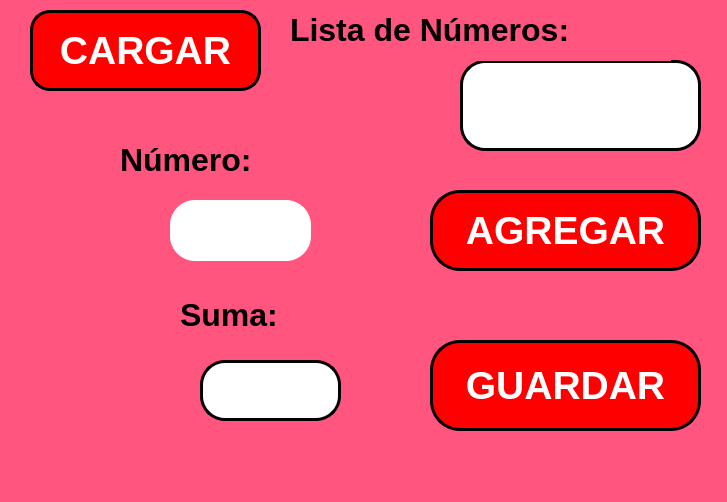
<?xml version="1.0" encoding="UTF-8"?>
<ui version="4.0">
 <class>MainWindow</class>
 <widget class="QMainWindow" name="MainWindow">
  <property name="geometry">
   <rect>
    <x>0</x>
    <y>0</y>
    <width>727</width>
    <height>502</height>
   </rect>
  </property>
  <property name="windowTitle">
   <string>MainWindow</string>
  </property>
  <property name="styleSheet">
   <string notr="true">background-color: rgb(255, 85, 127);</string>
  </property>
  <widget class="QWidget" name="centralwidget">
   <widget class="QPushButton" name="btn_agregar">
    <property name="geometry">
     <rect>
      <x>430</x>
      <y>190</y>
      <width>271</width>
      <height>81</height>
     </rect>
    </property>
    <property name="font">
     <font>
      <pointsize>29</pointsize>
      <weight>75</weight>
      <bold>true</bold>
     </font>
    </property>
    <property name="styleSheet">
     <string notr="true">background-color: rgb(255, 0, 0);
color: rgb(255, 255, 255);
border-radius: 30px;
border: 3px solid black;

</string>
    </property>
    <property name="text">
     <string>AGREGAR</string>
    </property>
   </widget>
   <widget class="QLineEdit" name="txt_numero">
    <property name="geometry">
     <rect>
      <x>170</x>
      <y>200</y>
      <width>141</width>
      <height>61</height>
     </rect>
    </property>
    <property name="font">
     <font>
      <pointsize>40</pointsize>
      <weight>75</weight>
      <bold>true</bold>
     </font>
    </property>
    <property name="styleSheet">
     <string notr="true">background-color: rgb(255, 255, 255);
border-radius:25px;
</string>
    </property>
    <property name="text">
     <string/>
    </property>
    <property name="alignment">
     <set>Qt::AlignCenter</set>
    </property>
   </widget>
   <widget class="QLabel" name="label">
    <property name="geometry">
     <rect>
      <x>120</x>
      <y>130</y>
      <width>191</width>
      <height>61</height>
     </rect>
    </property>
    <property name="text">
     <string>&lt;html&gt;&lt;head/&gt;&lt;body&gt;&lt;p&gt;&lt;span style=&quot; font-size:24pt; font-weight:700;&quot;&gt;Número:&lt;/span&gt;&lt;/p&gt;&lt;/body&gt;&lt;/html&gt;</string>
    </property>
   </widget>
   <widget class="QLabel" name="label_3">
    <property name="geometry">
     <rect>
      <x>180</x>
      <y>290</y>
      <width>151</width>
      <height>51</height>
     </rect>
    </property>
    <property name="text">
     <string>&lt;html&gt;&lt;head/&gt;&lt;body&gt;&lt;p&gt;&lt;span style=&quot; font-size:24pt; font-weight:700;&quot;&gt;Suma:&lt;/span&gt;&lt;/p&gt;&lt;/body&gt;&lt;/html&gt;</string>
    </property>
   </widget>
   <widget class="QLineEdit" name="txt_suma">
    <property name="geometry">
     <rect>
      <x>200</x>
      <y>360</y>
      <width>141</width>
      <height>61</height>
     </rect>
    </property>
    <property name="font">
     <font>
      <pointsize>40</pointsize>
      <weight>75</weight>
      <bold>true</bold>
     </font>
    </property>
    <property name="styleSheet">
     <string notr="true">background-color: rgb(255, 255, 255);
border-radius:25px;
border: 3px solid black;
</string>
    </property>
    <property name="text">
     <string/>
    </property>
    <property name="alignment">
     <set>Qt::AlignCenter</set>
    </property>
   </widget>
   <widget class="QPushButton" name="btn_guardar">
    <property name="geometry">
     <rect>
      <x>430</x>
      <y>340</y>
      <width>271</width>
      <height>91</height>
     </rect>
    </property>
    <property name="font">
     <font>
      <pointsize>29</pointsize>
      <weight>75</weight>
      <bold>true</bold>
     </font>
    </property>
    <property name="styleSheet">
     <string notr="true">background-color: rgb(255, 0, 0);
color: rgb(255, 255, 255);
border-radius: 30px;
border: 3px solid black;

</string>
    </property>
    <property name="text">
     <string>GUARDAR</string>
    </property>
   </widget>
   <widget class="QPushButton" name="btn_cargar">
    <property name="geometry">
     <rect>
      <x>30</x>
      <y>10</y>
      <width>231</width>
      <height>81</height>
     </rect>
    </property>
    <property name="font">
     <font>
      <pointsize>29</pointsize>
      <weight>75</weight>
      <bold>true</bold>
     </font>
    </property>
    <property name="styleSheet">
     <string notr="true">background-color: rgb(255, 0, 0);
color: rgb(255, 255, 255);
border-radius: 20px;
border: 3px solid black;

</string>
    </property>
    <property name="text">
     <string>CARGAR</string>
    </property>
   </widget>
   <widget class="QTextEdit" name="txt_lista_numeros">
    <property name="geometry">
     <rect>
      <x>460</x>
      <y>60</y>
      <width>241</width>
      <height>91</height>
     </rect>
    </property>
    <property name="styleSheet">
     <string notr="true">background-color: rgb(255, 255, 255);
border-radius:25px;
border: 3px solid black;
</string>
    </property>
   </widget>
   <widget class="QLabel" name="label_2">
    <property name="geometry">
     <rect>
      <x>290</x>
      <y>0</y>
      <width>381</width>
      <height>61</height>
     </rect>
    </property>
    <property name="text">
     <string>&lt;html&gt;&lt;head/&gt;&lt;body&gt;&lt;p&gt;&lt;span style=&quot; font-size:24pt; font-weight:700;&quot;&gt;Lista de Números:&lt;/span&gt;&lt;/p&gt;&lt;/body&gt;&lt;/html&gt;</string>
    </property>
   </widget>
  </widget>
  <widget class="QMenuBar" name="menubar">
   <property name="geometry">
    <rect>
     <x>0</x>
     <y>0</y>
     <width>727</width>
     <height>26</height>
    </rect>
   </property>
  </widget>
  <widget class="QStatusBar" name="statusbar"/>
 </widget>
 <resources/>
 <connections/>
</ui>
